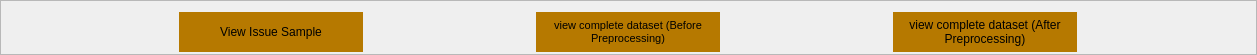
        <widget class="QFrame" name="frame_all_show">
         <property name="geometry">
          <rect>
           <x>9</x>
           <y>508</y>
           <width>1257</width>
           <height>55</height>
          </rect>
         </property>
         <property name="minimumSize">
          <size>
           <width>150</width>
           <height>55</height>
          </size>
         </property>
         <property name="maximumSize">
          <size>
           <width>16777215</width>
           <height>41</height>
          </size>
         </property>
         <property name="frameShape">
          <enum>QFrame::StyledPanel</enum>
         </property>
         <property name="frameShadow">
          <enum>QFrame::Raised</enum>
         </property>
         <layout class="QHBoxLayout" name="horizontalLayout_2">
          <item>
           <widget class="QPushButton" name="pushButton_3">
            <property name="minimumSize">
             <size>
              <width>184</width>
              <height>40</height>
             </size>
            </property>
            <property name="maximumSize">
             <size>
              <width>184</width>
              <height>40</height>
             </size>
            </property>
            <property name="toolTip">
             <string>click here</string>
            </property>
            <property name="styleSheet">
             <string notr="true">QPushButton{ 
	border:5px sold rgb(60,231,195);
	background-color: rgb(182, 121, 0);
}
 
QPushButton:hover{
	background-color: rgba(182, 121, 0,150);
	border:5px sold rgb(105, 95, 148);
} 
</string>
            </property>
            <property name="text">
             <string>View Issue Sample</string>
            </property>
           </widget>
          </item>
          <item>
           <widget class="QPushButton" name="pushButton_2">
            <property name="minimumSize">
             <size>
              <width>184</width>
              <height>40</height>
             </size>
            </property>
            <property name="maximumSize">
             <size>
              <width>184</width>
              <height>30</height>
             </size>
            </property>
            <property name="font">
             <font>
              <pointsize>8</pointsize>
             </font>
            </property>
            <property name="toolTip">
             <string>click here</string>
            </property>
            <property name="styleSheet">
             <string notr="true">QPushButton{ 
	border:5px sold rgb(60,231,195);
	background-color: rgb(182, 121, 0);
}
 
QPushButton:hover{
	background-color: rgba(182, 121, 0,150);
	border:5px sold rgb(105, 95, 148);
} 
</string>
            </property>
            <property name="text">
             <string>view complete dataset (Before 
Preprocessing)</string>
            </property>
           </widget>
          </item>
          <item>
           <widget class="QPushButton" name="pushButton">
            <property name="minimumSize">
             <size>
              <width>184</width>
              <height>40</height>
             </size>
            </property>
            <property name="maximumSize">
             <size>
              <width>184</width>
              <height>40</height>
             </size>
            </property>
            <property name="toolTip">
             <string>click here</string>
            </property>
            <property name="styleSheet">
             <string notr="true">QPushButton{ 
	border:5px sold rgb(60,231,195);
	background-color: rgb(182, 121, 0);
}
 
QPushButton:hover{
	background-color: rgba(182, 121, 0,150);
	border:5px sold rgb(105, 95, 148);
} 
</string>
            </property>
            <property name="text">
             <string>view complete dataset (After 
Preprocessing)</string>
            </property>
           </widget>
          </item>
         </layout>
        </widget>
